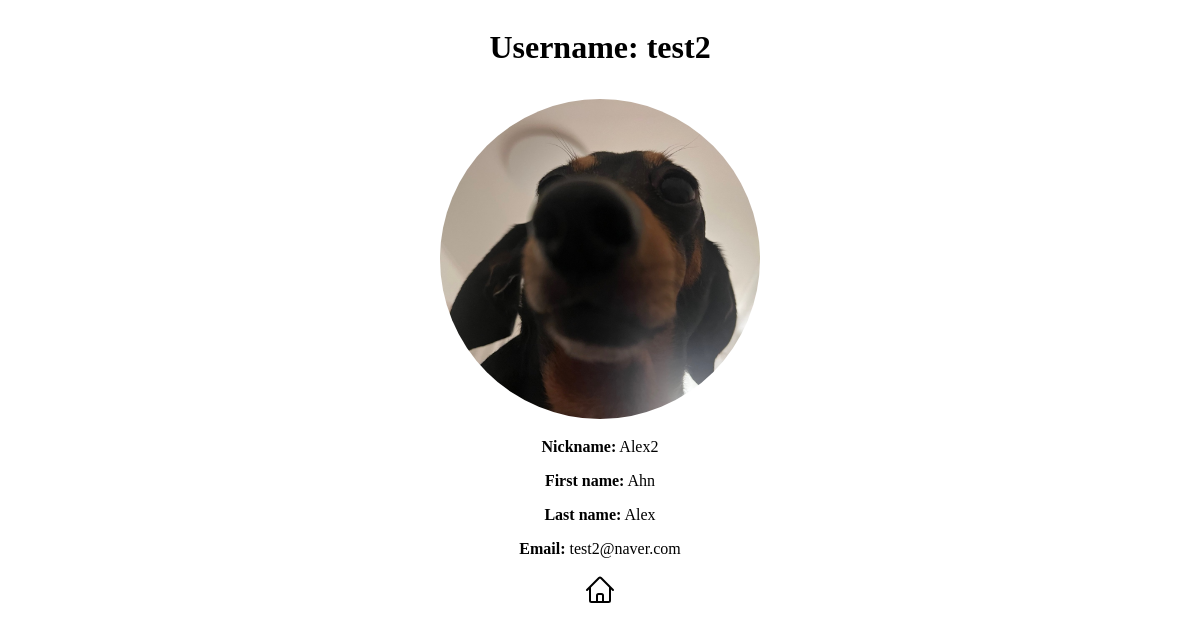
The app's page /users/profile/2 with its own data.
### users/models.py (models this page shows, shortened)
class CustomUser(AbstractUser):
  email = models.EmailField(max_length=100, unique=True)
  first_name = models.CharField(max_length=100, blank=False)
  last_name = models.CharField(max_length=100, blank=False)

class Profile(models.Model):
  user = models.OneToOneField(CustomUser, on_delete=models.CASCADE, unique=True)
  nickname = models.CharField(max_length=10, null=True, unique=True)
  image = models.ImageField(upload_to='profile/', null=True)
  class Meta:
    db_table = 'profile'

### users/views.py (the view)
# urls.py: path('profile/<int:user_id>', profile, name='profile'),
def profile(request, user_id):
  user = get_object_or_404(User, id=user_id)
  return render(request, 'profile.html', {'user': user})

### users/templates/profile.html (shortened to what this page needs)
<!DOCTYPE html>
<html>
  <head>
  </head>
  <body>
    <h1>Username: {{ user.username }}</h1>
    {% if user.profile.image %}
    <img src="{{ user.profile.image.url }}" alt="Profile image" />
    {% endif %}
    <p><span>Nickname:</span> {{ user.profile.nickname }}</p>
    <p><span>First name:</span> {{ user.first_name }}</p>
    <p><span>Last name:</span> {{ user.last_name }}</p>
    <p><span>Email:</span> {{ user.email }}</p>
    <a href="{% url 'blog:home' %}">
    </a>
  </body>
</html>

### records on screen
CustomUser: username "test2", profile.image (picture), profile.nickname "Alex2", first_name "Ahn", last_name "Alex", email "test2@naver.com"
